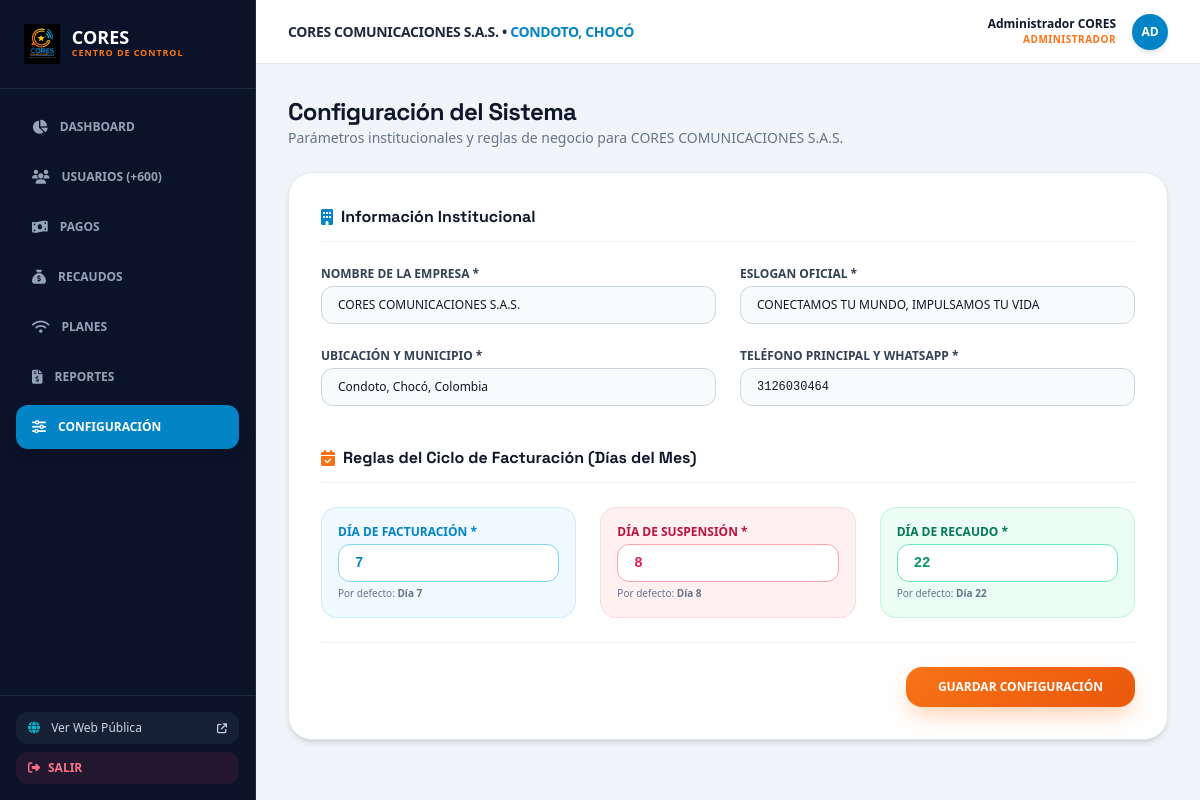
Page /index.php?view=admin_settings (signed in) on the committed database.
### tables this page shows
CREATE TABLE IF NOT EXISTS `company_settings` (
    `id` INT AUTO_INCREMENT PRIMARY KEY,
    `company_name` VARCHAR(150) NOT NULL DEFAULT 'CORES COMUNICACIONES S.A.S.',
    `slogan` VARCHAR(255) NOT NULL DEFAULT 'CONECTAMOS TU MUNDO, IMPULSAMOS TU VIDA',
    `location` VARCHAR(150) NOT NULL DEFAULT 'Condoto, Chocó, Colombia',
    `phone` VARCHAR(20) NOT NULL DEFAULT '3126030464',
    `whatsapp` VARCHAR(20) NOT NULL DEFAULT '573126030464',
    `billing_day` INT NOT NULL DEFAULT 7,
    `suspension_day` INT NOT NULL DEFAULT 8,
    `collection_day` INT NOT NULL DEFAULT 22,
    `approx_clients` VARCHAR(50) NOT NULL DEFAULT '+600',
    `updated_at` TIMESTAMP DEFAULT CURRENT_TIMESTAMP ON UPDATE CURRENT_TIMESTAMP
);

### views/admin/settings.php (the view, shortened to what this page needs)
<?php
$db = getDBConnection();
$settings = $db->query("SELECT * FROM company_settings WHERE id = 1")->fetch() ?: [
    'company_name' => COMPANY_NAME,
    'slogan' => COMPANY_SLOGAN,
    'location' => COMPANY_LOCATION,
    'phone' => COMPANY_PHONE,
    'billing_day' => BILLING_DAY,
    'suspension_day' => SUSPENSION_DAY,
    'collection_day' => COLLECTION_DAY
];
?>
<div class="max-w-4xl space-y-6">
    <div>
        <h1 class="text-2xl font-black text-slate-900 tracking-tight">Configuración del Sistema</h1>
        <p class="text-xs sm:text-sm text-slate-500 font-medium">Parámetros institucionales y reglas de negocio para CORES COMUNICACIONES S.A.S.</p>
    </div>
    <div class="bg-white rounded-3xl p-8 border border-slate-200 shadow-md">
        <form method="POST" action="index.php?action=save_settings" class="space-y-6">
            <h3 class="text-base font-bold text-slate-900 border-b border-slate-100 pb-3 flex items-center gap-2">
                <i class="fa-solid fa-building text-cores-blue"></i> Información Institucional
            </h3>
            <div class="grid sm:grid-cols-2 gap-6">
                <div>
                    <label class="block text-xs font-bold text-slate-700 uppercase mb-1">Nombre de la Empresa *</label>
                    <input type="text" name="company_name" value="<?= htmlspecialchars($settings['company_name']) ?>" required class="w-full px-4 py-2.5 bg-slate-50 border border-slate-300 rounded-xl text-xs focus:border-cores-blue focus:bg-white focus:outline-none">
                </div>
                <div>
                    <label class="block text-xs font-bold text-slate-700 uppercase mb-1">Eslogan Oficial *</label>
                    <input type="text" name="slogan" value="<?= htmlspecialchars($settings['slogan']) ?>" required class="w-full px-4 py-2.5 bg-slate-50 border border-slate-300 rounded-xl text-xs focus:border-cores-blue focus:bg-white focus:outline-none">
                </div>
            </div>
            <div class="grid sm:grid-cols-2 gap-6">
                <div>
                    <label class="block text-xs font-bold text-slate-700 uppercase mb-1">Ubicación y Municipio *</label>
                    <input type="text" name="location" value="<?= htmlspecialchars($settings['location']) ?>" required class="w-full px-4 py-2.5 bg-slate-50 border border-slate-300 rounded-xl text-xs focus:border-cores-blue focus:bg-white focus:outline-none">
                </div>
                <div>
                    <label class="block text-xs font-bold text-slate-700 uppercase mb-1">Teléfono Principal y WhatsApp *</label>
                    <input type="text" name="phone" value="<?= htmlspecialchars($settings['phone']) ?>" required class="w-full px-4 py-2.5 bg-slate-50 border border-slate-300 rounded-xl text-xs focus:border-cores-blue focus:bg-white focus:outline-none font-mono">
                </div>
            </div>
            <h3 class="text-base font-bold text-slate-900 border-b border-slate-100 pb-3 pt-4 flex items-center gap-2">
                <i class="fa-solid fa-calendar-check text-cores-orange"></i> Reglas del Ciclo de Facturación (Días del Mes)
            </h3>
            <div class="grid sm:grid-cols-3 gap-6">
                <div class="p-4 rounded-2xl bg-sky-50 border border-sky-200/60">
                    <label class="block text-xs font-bold text-cores-blue uppercase mb-1">Día de Facturación *</label>
                    <input type="number" min="1" max="31" name="billing_day" value="<?= (int)$settings['billing_day'] ?>" required class="w-full px-4 py-2 bg-white border border-sky-300 rounded-xl text-sm font-black text-cores-blue focus:outline-none font-mono">
                    <span class="text-[10px] text-slate-500 mt-1 block">Por defecto: <strong>Día 7</strong></span>
                </div>
                <div class="p-4 rounded-2xl bg-rose-50 border border-rose-200/60">
                    <label class="block text-xs font-bold text-rose-700 uppercase mb-1">Día de Suspensión *</label>
                    <input type="number" min="1" max="31" name="suspension_day" value="<?= (int)$settings['suspension_day'] ?>" required class="w-full px-4 py-2 bg-white border border-rose-300 rounded-xl text-sm font-black text-rose-600 focus:outline-none font-mono">
                    <span class="text-[10px] text-slate-500 mt-1 block">Por defecto: <strong>Día 8</strong></span>
                </div>
                <div class="p-4 rounded-2xl bg-emerald-50 border border-emerald-200/60">
                    <label class="block text-xs font-bold text-emerald-700 uppercase mb-1">Día de Recaudo *</label>
                    <input type="number" min="1" max="31" name="collection_day" value="<?= (int)$settings['collection_day'] ?>" required class="w-full px-4 py-2 bg-white border border-emerald-300 rounded-xl text-sm font-black text-emerald-600 focus:outline-none font-mono">
                    <span class="text-[10px] text-slate-500 mt-1 block">Por defecto: <strong>Día 22</strong></span>
                </div>
            </div>
            <div class="pt-6 border-t border-slate-100 flex justify-end">
                <button type="submit" class="btn-cores-primary px-8 py-3 text-xs font-bold">
                    GUARDAR CONFIGURACIÓN
                </button>
            </div>
        </form>
    </div>
</div>

### assets/css/style.css (style rules this page uses)
:root { --color-blue-dark: #0B132B; --color-blue-navy: #0F172A; --color-blue-primary: #0284C7; --color-cyan-light: #06B6D4; --color-orange-primary: #F97316; --color-orange-dark: #EA580C; }
body { font-family: 'Plus Jakarta Sans', -apple-system, BlinkMacSystemFont, 'Segoe UI', Roboto, sans-serif; color: #1E293B; background-color: #F8FAFC; overflow-x: hidden; }
h1, h2, h3, .font-heading { font-family: 'Space Grotesk', 'Plus Jakarta Sans', sans-serif; }
.btn-cores-primary { background: linear-gradient(135deg, #F97316 0%, #EA580C 100%); color: #FFFFFF; font-weight: 700; border-radius: 1rem; box-shadow: 0 10px 25px -5px rgba(249, 115, 22, 0.4); transition: all 0.25s cubic-bezier(0.4, 0, 0.2, 1); }

### rows in the picture
company_settings: company_name "CORES COMUNICACIONES S.A.S.", slogan "CONECTAMOS TU MUNDO, IMPULSAMOS TU VIDA", location "Condoto, Chocó, Colombia", phone "3126030464", billing_day "7", suspension_day "8", collection_day "22"

### other values in the picture
COMPANY_NAME "CORES COMUNICACIONES S.A.S."
$user['name'] "Administrador CORES"
substr($user['name'], 0, 2) "AD"
